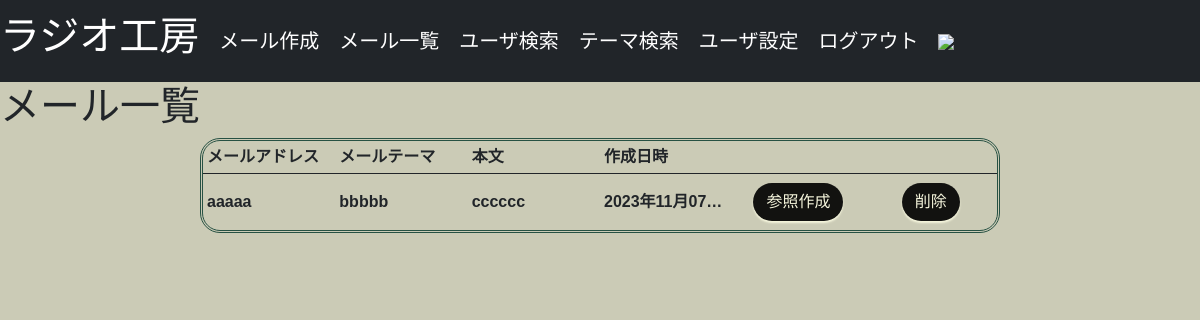
The page /mail_list (signed in) on the database as committed earlier.
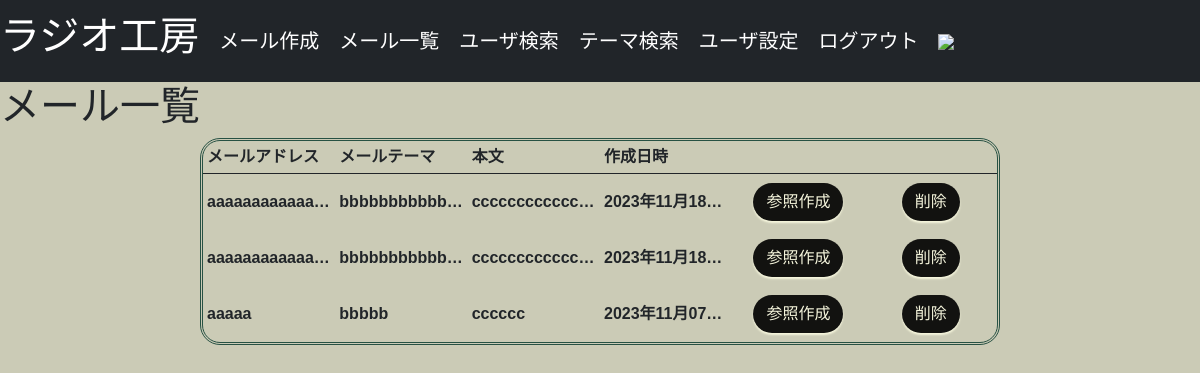
The same page on the database as committed later.
### flaskr/models.py (models this page shows, shortened)
class Mail(db.Model):
    __tablename__ = 'mail'
    id = db.Column(db.Integer, primary_key=True)
    user_id = db.Column(db.Integer, db.ForeignKey('users.id'), nullable=False)
    to_email = db.Column(db.String(64), index=True)
    mail_topic = db.Column(db.String(50), index=True, nullable=True)
    mail_message = db.Column(db.String(800), nullable=True)
    create_at = db.Column(db.DateTime, default=datetime.now)
    @classmethod
    def select_mail_by_user_id(cls, user_id):
        return cls.query.filter(cls.user_id==user_id).order_by(desc(cls.create_at)).all()

### flaskr/views.py (the view)
@bp.route('/mail_list')
def mail_list():
    mail_list = Mail.select_mail_by_user_id(current_user.get_id())
    return render_template('mail_list.html', mail_list = mail_list)

### flaskr/models.py (called while the page is built)
@login_manager.user_loader
def load_user(user_id):
    return User.query.get(user_id)

### flaskr/templates/mail_list.html (shortened to what this page needs)
{% from "_formhelpers.html" import render_field %}
{% extends "base.html" %}
{% block content %}
<h1>メール一覧</h1>
<div class="col-lg-8 offset-lg-2">
    <div class="table-responsive">
        <table class="table table-sm">
            <thead>
                <th>メールアドレス</th>
                <th>メールテーマ</th>
                <th>本文</th>
                <th>作成日時</th>
                <th></th>
                <th></th>
            </thead>
            <tbody>
            {% for mail in mail_list %}
                <tr>
                    <td class = "m_list">{{ mail.to_email }}</td>
                    <td class = "m_list">{{ mail.mail_topic }}</td>
                    <td class = "m_list">{{ mail.mail_message }}</td>
                    <td class = "m_list">{{ mail.create_at.strftime('%Y年%m月%d日 %H:%m') }}</td>
                    <td class = "m_list m_list_btn"><a href="{{ url_for('app.mail2', id = mail.id) }}" class="btn btn-link">参照作成</a></td>
                    <td class = "m_list m_list_btn"><a href="{{ url_for('app.mail_delete', id = mail.id) }}" class="btn btn-link">削除</a></td>
                </tr>
            {% endfor %}
            </tbody>
        </table>
    </div>
</div>
{% endblock %}

Rows that differ between the two databases and show on the page:
added Mail: to_email "aaaaaaaaaaaa…", mail_topic "bbbbbbbbbbb…", mail_message "cccccccccccc…", create_at "2023年11月18…"
added Mail: to_email "aaaaaaaaaaaa…", mail_topic "bbbbbbbbbbb…", mail_message "cccccccccccc…", create_at "2023年11月18…"
